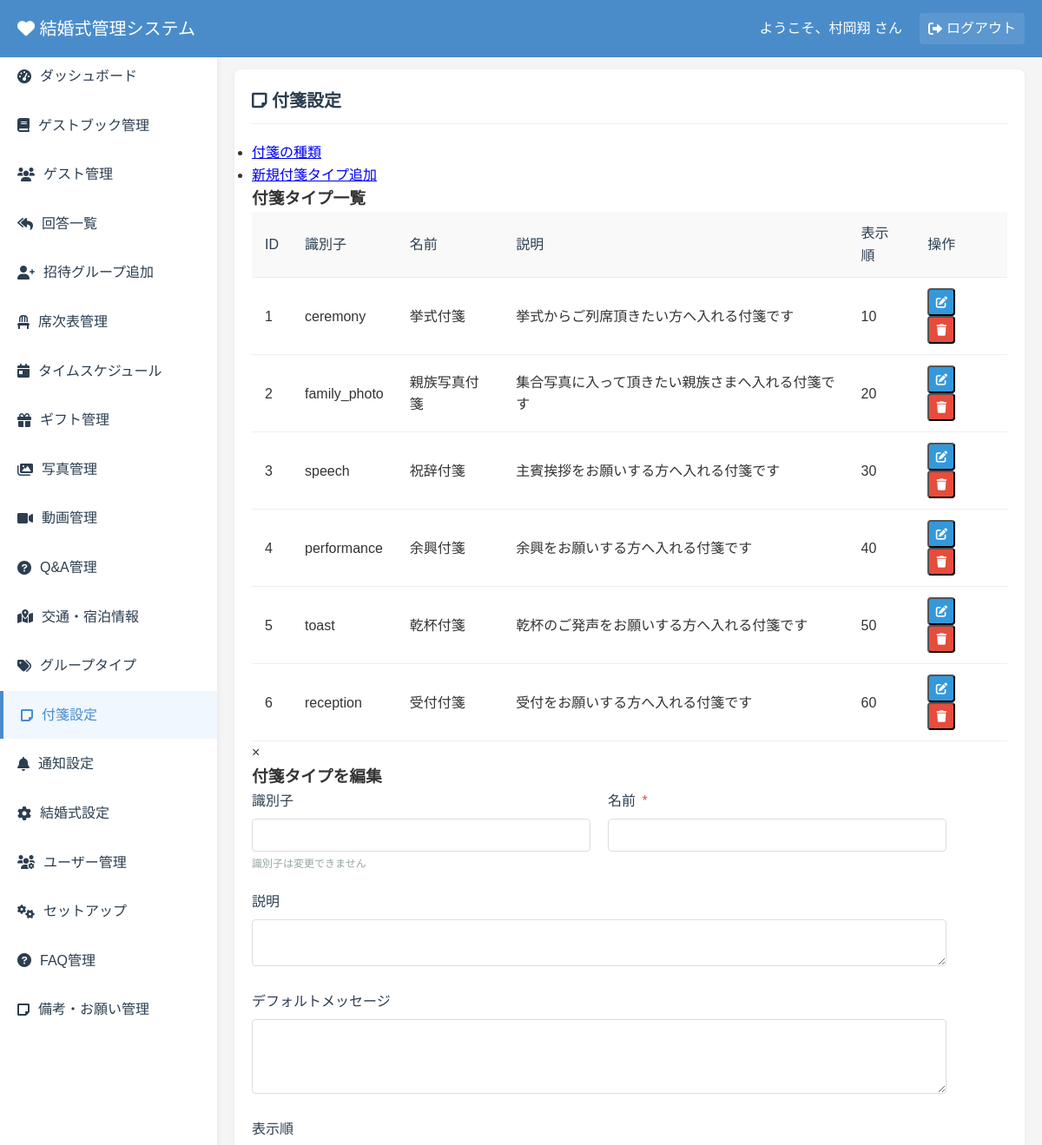
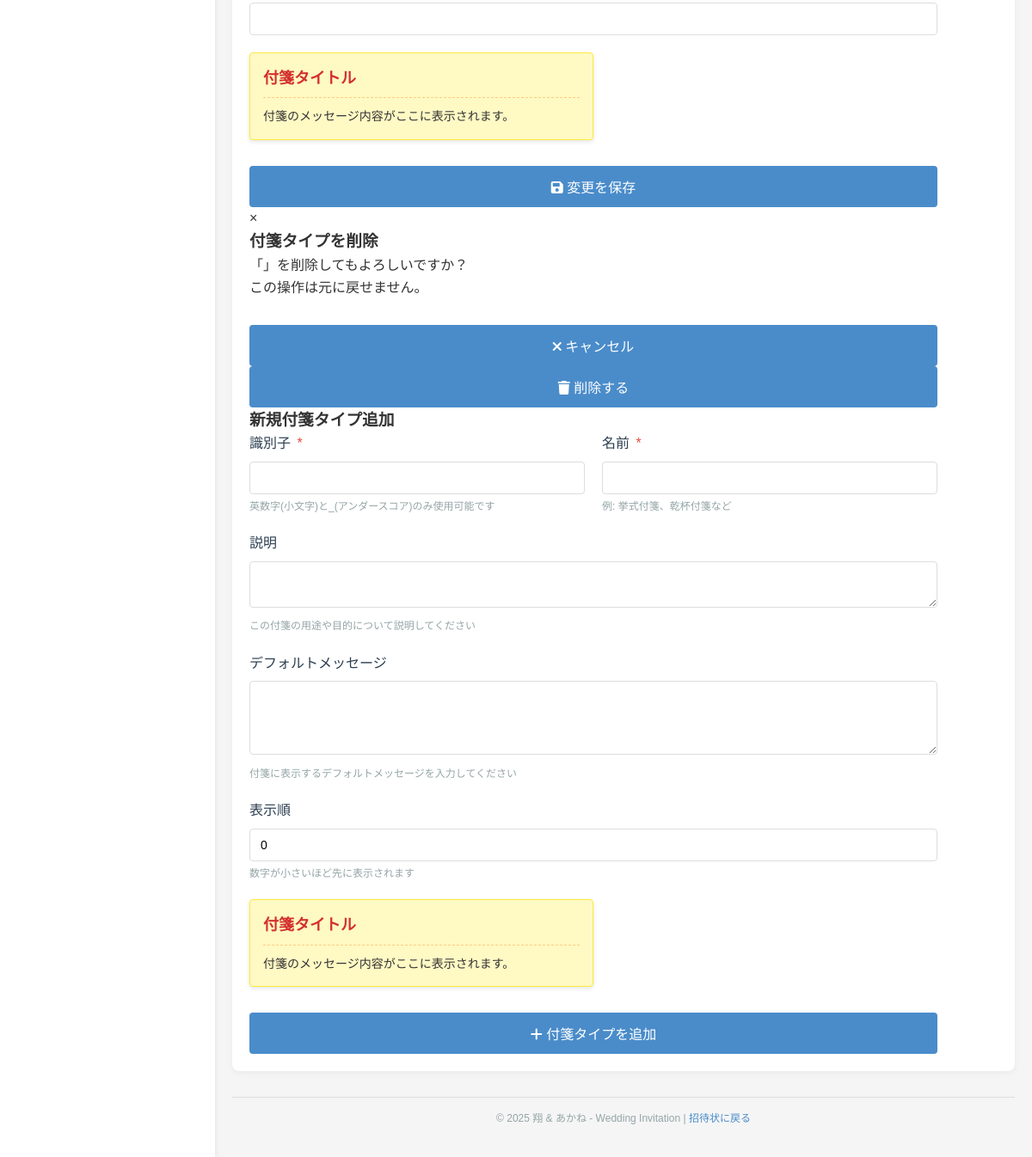
Screenshot of /admin/fusen_settings.php (signed in) with the database file from the repository (2 pictures, top to bottom).
### tables this page shows
CREATE TABLE `fusen_types` (
  `id` int(11) NOT NULL AUTO_INCREMENT,
  `type_code` varchar(50) NOT NULL,
  `type_name` varchar(100) NOT NULL,
  `description` text DEFAULT NULL,
  `default_message` text DEFAULT NULL,
  `sort_order` int(11) DEFAULT 0,
  `created_at` timestamp NOT NULL DEFAULT current_timestamp(),
  PRIMARY KEY (`id`),
  UNIQUE KEY `type_code` (`type_code`)
);

### admin/fusen_settings.php (the view, shortened to what this page needs)
<?php
require_once '../config.php';
$fusen_types = [];
try {
    $stmt = $pdo->query("SELECT * FROM fusen_types ORDER BY sort_order, type_name");
    $fusen_types = $stmt->fetchAll();
} catch (PDOException $e) {
    $message = '付箋タイプの取得に失敗しました。';
    if ($debug_mode) {
        $message .= ' エラー: ' . $e->getMessage();
    }
    $message_type = 'error';
}
?>
<!DOCTYPE html>
<html lang="ja">
<head>
    <link rel="stylesheet" href="../css/style.css">
    <link rel="stylesheet" href="css/admin.css">
    <link rel="stylesheet" href="https://cdnjs.cloudflare.com/ajax/libs/font-awesome/6.0.0/css/all.min.css">
</head>
<body class="admin-body">
    <div class="admin-dashboard">
        <header class="admin-dashboard-header">
            <div class="admin-logo">
                <h1><i class="fas fa-heart"></i> 結婚式管理システム</h1>
            </div>
            <div class="admin-user">
                <span>ようこそ、<?= htmlspecialchars($_SESSION['admin_username']) ?> さん</span>
                <a href="logout.php" class="admin-logout"><i class="fas fa-sign-out-alt"></i> ログアウト</a>
            </div>
        </header>
        <div class="admin-dashboard-content">
            <?php include 'inc/sidebar.php'; ?>
            <div class="admin-main">
                <div class="admin-content-wrapper">
                    <section class="admin-section">
                        <h2><i class="fas fa-sticky-note"></i> 付箋設定</h2>
                        <div class="admin-tabs">
                            <ul class="admin-tabs-nav">
                                <li class="active"><a href="#fusen-types">付箋の種類</a></li>
                                <li><a href="#add-fusen-type">新規付箋タイプ追加</a></li>
                            </ul>
                            <div class="admin-tabs-content">
                                <div id="fusen-types" class="admin-tab-pane active">
                                    <h3>付箋タイプ一覧</h3>
                                    <?php if (empty($fusen_types)): ?>
                                    <p>付箋タイプが登録されていません。新規付箋タイプを追加してください。</p>
                                    <?php else: ?>
                                    <div class="admin-table-container">
                                        <table class="admin-table">
                                            <thead>
                                                <tr>
                                                    <th>ID</th>
                                                    <th>識別子</th>
                                                    <th>名前</th>
                                                    <th>説明</th>
                                                    <th>表示順</th>
                                                    <th>操作</th>
                                                </tr>
                                            </thead>
                                            <tbody>
                                                <?php foreach ($fusen_types as $type): ?>
                                                <tr>
                                                    <td><?= $type['id'] ?></td>
                                                    <td><?= htmlspecialchars($type['type_code']) ?></td>
                                                    <td><?= htmlspecialchars($type['type_name']) ?></td>
                                                    <td><?= htmlspecialchars(mb_substr($type['description'], 0, 30)) ?><?= mb_strlen($type['description']) > 30 ? '...' : '' ?></td>
                                                    <td><?= $type['sort_order'] ?></td>
                                                    <td>
                                                        <button class="admin-btn admin-btn-edit" onclick="editFusenType(<?= $type['id'] ?>)">
                                                            <i class="fas fa-edit"></i>
                                                        </button>
                                                        <button class="admin-btn admin-btn-delete" onclick="deleteFusenType(<?= $type['id'] ?>, '<?= htmlspecialchars($type['type_name']) ?>')">
                                                            <i class="fas fa-trash"></i>
                                                        </button>
                                                    </td>
                                                </tr>
                                                <?php endforeach; ?>
                                            </tbody>
                                        </table>
                                    </div>
                                    <?php endif; ?>
                                    <div id="edit-modal" class="admin-modal">
                                        <div class="admin-modal-content">
                                            <span class="admin-modal-close">&times;</span>
                                            <h3>付箋タイプを編集</h3>
                                            <form class="admin-form" method="post" action="">
                                                <div class="admin-form-row">
                                                    <div class="admin-form-group">
                                                        <label for="edit-type-code">識別子</label>
                                                        <input type="text" id="edit-type-code" readonly>
                                                        <small>識別子は変更できません</small>
                                                    </div>
                                                    <div class="admin-form-group">
                                                        <label for="edit-type-name">名前 <span class="required">*</span></label>
                                                        <input type="text" id="edit-type-name" name="type_name" required>
                                                    </div>
                                                </div>
                                                <div class="admin-form-group">
                                                    <label for="edit-description">説明</label>
                                                    <textarea id="edit-description" name="description" rows="2"></textarea>
                                                </div>
                                                <div class="admin-form-group">
                                                    <label for="edit-default-message">デフォルトメッセージ</label>
                                                    <textarea id="edit-default-message" name="default_message" rows="4"></textarea>
                                                </div>
                                                <div class="admin-form-group">
                                                    <label for="edit-sort-order">表示順</label>
                                                    <input type="number" id="edit-sort-order" name="sort_order" min="0">
                                                </div>
                                                <div class="fusen-preview">
                                                    <h3 id="preview-title">付箋タイトル</h3>
                                                    <p id="preview-message">付箋のメッセージ内容がここに表示されます。</p>
                                                </div>
                                                <div class="admin-form-actions">
                                                    <button type="submit" class="admin-button">
                                                        <i class="fas fa-save"></i> 変更を保存
                                                    </button>
                                                </div>
                                            </form>
                                        </div>
                                    </div>
                                    <div id="delete-modal" class="admin-modal">
                                        <div class="admin-modal-content">
                                            <span class="admin-modal-close">&times;</span>
                                            <h3>付箋タイプを削除</h3>
                                            <p>「<span id="delete-name"></span>」を削除してもよろしいですか？</p>
                                            <p class="admin-warning">この操作は元に戻せません。</p>
                                            <form class="admin-form" method="post" action="">
                                                <div class="admin-form-actions">
                                                    <button type="button" class="admin-button admin-button-secondary admin-modal-close">
                                                        <i class="fas fa-times"></i> キャンセル
                                                    </button>
                                                    <button type="submit" class="admin-button admin-button-danger">
                                                        <i class="fas fa-trash"></i> 削除する
                                                    </button>
                                                </div>
                                            </form>
                                        </div>
                                    </div>
                                </div>
                                <div id="add-fusen-type" class="admin-tab-pane">
                                    <h3>新規付箋タイプ追加</h3>
                                    <form class="admin-form" method="post" action="">
                                        <div class="admin-form-row">
                                            <div class="admin-form-group">
                                                <label for="type-code">識別子 <span class="required">*</span></label>
                                                <input type="text" id="type-code" name="type_code" required pattern="[a-z0-9_]+" title="半角英数字とアンダースコアのみ使用可能です">
                                                <small>英数字(小文字)と_(アンダースコア)のみ使用可能です</small>
                                            </div>
                                            <div class="admin-form-group">
                                                <label for="type-name">名前 <span class="required">*</span></label>
                                                <input type="text" id="type-name" name="type_name" required>
                                                <small>例: 挙式付箋、乾杯付箋など</small>
                                            </div>
                                        </div>
                                        <div class="admin-form-group">
                                            <label for="description">説明</label>
                                            <textarea id="description" name="description" rows="2"></textarea>
                                            <small>この付箋の用途や目的について説明してください</small>
                                        </div>
                                        <div class="admin-form-group">
                                            <label for="default-message">デフォルトメッセージ</label>
                                            <textarea id="default-message" name="default_message" rows="4"></textarea>
                                            <small>付箋に表示するデフォルトメッセージを入力してください</small>
                                        </div>
                                        <div class="admin-form-group">
                                            <label for="sort-order">表示順</label>
                                            <input type="number" id="sort-order" name="sort_order" min="0" value="0">
                                            <small>数字が小さいほど先に表示されます</small>
                                        </div>
                                        <div class="fusen-preview">
                                            <h3 id="new-preview-title">付箋タイトル</h3>
                                            <p id="new-preview-message">付箋のメッセージ内容がここに表示されます。</p>
                                        </div>
                                        <div class="admin-form-actions">
                                            <button type="submit" class="admin-button">
                                                <i class="fas fa-plus"></i> 付箋タイプを追加
                                            </button>
                                        </div>
                                    </form>
                                </div>
                            </div>
                        </div>
                    </section>
                </div>
                <?php include 'inc/footer.php'; ?>
</body>
</html>

### rows the page displays
fusen_types: id "1", type_code "ceremony", type_name "挙式付箋", description "挙式からご列席頂きたい方へ入れる付箋です", sort_order "10"
fusen_types: id "2", type_code "family_photo", type_name "親族写真付箋", description "集合写真に入って頂きたい親族さまへ入れる付箋です", sort_order "20"
fusen_types: id "3", type_code "speech", type_name "祝辞付箋", description "主賓挨拶をお願いする方へ入れる付箋です", sort_order "30"
fusen_types: id "4", type_code "performance", type_name "余興付箋", description "余興をお願いする方へ入れる付箋です", sort_order "40"
fusen_types: id "5", type_code "toast", type_name "乾杯付箋", description "乾杯のご発声をお願いする方へ入れる付箋です", sort_order "50"
fusen_types: id "6", type_code "reception", type_name "受付付箋", description "受付をお願いする方へ入れる付箋です", sort_order "60"

### other values shown
$_SESSION['admin_username'] "村岡翔"
$item['text'] "ダッシュボード"
$item['text'] "ゲストブック管理"
$item['text'] "ゲスト管理"
$item['text'] "回答一覧"
$item['text'] "招待グループ追加"
$item['text'] "席次表管理"
$item['text'] "タイムスケジュール"
$item['text'] "ギフト管理"
$item['text'] "写真管理"
$item['text'] "動画管理"
$item['text'] "Q&A管理"
$item['text'] "交通・宿泊情報"
$item['text'] "グループタイプ"
$item['text'] "付箋設定"
